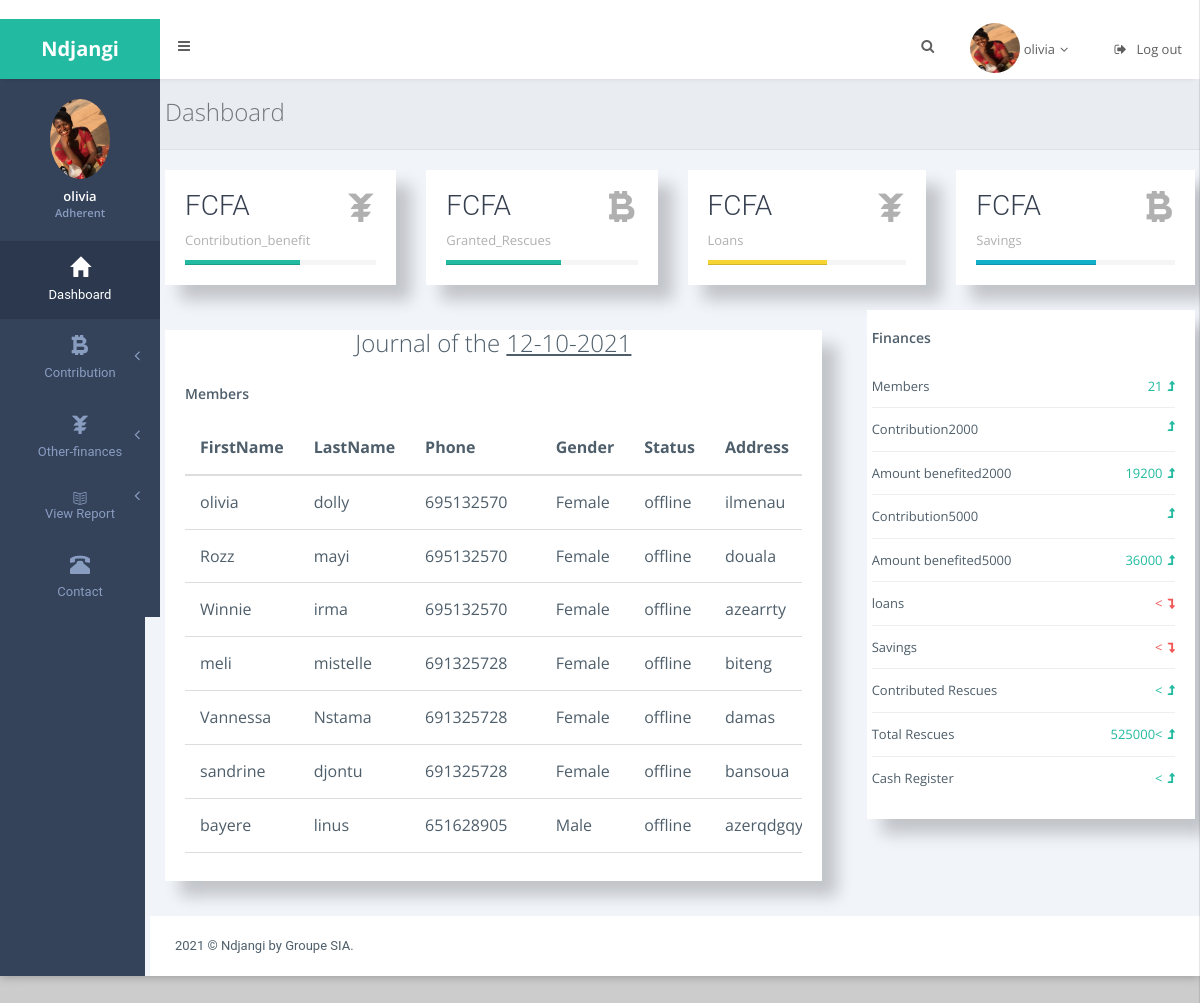
Screenshot of /index5.php (signed in) with the database file from the repository.
### tables this page shows
CREATE TABLE `member` (
  `lastname` varchar(30) DEFAULT NULL,
  `password` varchar(30) DEFAULT NULL,
  `DOB` date DEFAULT NULL,
  `Email` varchar(30) DEFAULT NULL,
  `gender` varchar(30) DEFAULT NULL,
  `contribution` varchar(30) DEFAULT NULL,
  `mstatus` varchar(30) DEFAULT NULL,
  `images` varchar(30) DEFAULT NULL,
  `address` varchar(30) DEFAULT NULL,
  `payment` varchar(30) DEFAULT NULL,
  `firstname` varchar(30) DEFAULT NULL,
  `fine` varchar(30) DEFAULT NULL,
  `paidfine` varchar(30) DEFAULT NULL,
  `benefit` varchar(30) DEFAULT NULL,
  `periodicity` date DEFAULT NULL,
  `Today` date DEFAULT curdate(),
  `avalist_name` varchar(30) DEFAULT NULL,
  `phone` varchar(30) DEFAULT NULL,
  `code` int(11) DEFAULT NULL,
  `member_id` int(11) NOT NULL,
  `status` varchar(30) DEFAULT NULL,
  `activeres` int(11) DEFAULT NULL
);

### index5.php (the view, shortened to what the rows shown need)
<?php
require "global2.php";
$mysqli = new mysqli('localhost', 'root', '', 'meetings') or die(mysqli_error($mysqli));
$result = $mysqli->query("SELECT  member_id,status, avalist_name, firstname,lastname,phone,gender,mstatus,address,Today FROM member") or die(mysqli_error($mysqli));
$result32 = $mysqli->query("SELECT count(beneficiary) as total FROM beneficiary ") or die(mysqli_error($mysqli));
?>
<!DOCTYPE html>
<html>
<head>
<link href="https://maxcdn.bootstrapcdn.com/bootstrap/3.3.7/css/bootstrap.min.css" rel="stylesheet">
<link href="load-more-button.css" rel="stylesheet">
<link href="assets/plugins/pace-master/themes/blue/pace-theme-flash.css" rel="stylesheet" />
<link href="assets/plugins/uniform/css/uniform.default.min.css" rel="stylesheet" />
<link href="assets/plugins/bootstrap/css/bootstrap.min.css" rel="stylesheet" type="text/css" />
<link href="assets/plugins/fontawesome/css/font-awesome.css" rel="stylesheet" type="text/css" />
<link href="assets/plugins/line-icons/simple-line-icons.css" rel="stylesheet" type="text/css" />
<link href="assets/plugins/offcanvasmenueffects/css/menu_cornerbox.css" rel="stylesheet" type="text/css" />
<link href="assets/plugins/waves/waves.min.css" rel="stylesheet" type="text/css" />
<link href="assets/plugins/switchery/switchery.min.css" rel="stylesheet" type="text/css" />
<link href="assets/plugins/3d-bold-navigation/css/style.css" rel="stylesheet" type="text/css" />
<link href="assets/plugins/slidepushmenus/css/component.css" rel="stylesheet" type="text/css" />
<link href="assets/plugins/weather-icons-master/css/weather-icons.min.css" rel="stylesheet" type="text/css" />
<link href="assets/plugins/metrojs/MetroJs.min.css" rel="stylesheet" type="text/css" />
<link href="assets/plugins/toastr/toastr.min.css" rel="stylesheet" type="text/css" />
<link href="assets/css/modern.min.css" rel="stylesheet" type="text/css" />
<link href="assets/css/themes/green.css" class="theme-color" rel="stylesheet" type="text/css" />
<link href="assets/css/custom.css" rel="stylesheet" type="text/css" />
</head>
<body class="page-header-fixed">
<main class="page-content content-wrap">
    <div class="page-inner">
        <?php while ($row = $result32->fetch_assoc()) : ?>
            <div id="main-wrapper">
                <div class="row">
                <?php endwhile; ?>
                <div>
                <div class="row">
                    <div class="col-lg-8">
                        <div class="col-lg-12 col-md-12">
                            <div class="panel panel-white">
                                <center>
                                <?php
                                $today = date("d-m-Y");
                                echo "<h2>Journal of the <u>" . $today . "</u></h2>";
                                ?>
                                </center>
                                <div class="panel-body">
                                    <div class="table-responsive project-stats">
                                        <table class="table">
                                            <thead>
                                                <tr>
                                                    <th>FirstName</th>
                                                    <th>LastName</th>
                                                    <th>Phone</th>
                                                    <th>Gender</th>
                                                    <th>Status</th>
                                                    <th>Address</th>
                                                </tr>
                                            </thead>
                                            <tbody>
                                                <?php
                                                while ($row = $result->fetch_assoc()) :
                                                ?>
                                                    <tr>
                                                        <td><?php echo $row['firstname'] ?></td>
                                                        <td><?php echo $row['lastname'] ?></td>
                                                        <td><?php echo $row['phone'] ?></td>
                                                        <td><?php echo $row['gender'] ?></td>
                                                        <td><?php echo $row['status'] ?></td>
                                                        <td><?php echo $row['address'] ?></td>
                                                    </tr>
                                                <?php endwhile; ?>
                                            </tbody>
                                        </table>
                                    </div>
                                </div>
                            </div>
                        </div>
                    </div>
                </div>
                </div>
                </div>
</main>
</body>
</html>

### rows the page displays
member: firstname "olivia", lastname "dolly", phone "695132570", gender "Female", status "offline", address "ilmenau"
member: firstname "Rozz", lastname "mayi", phone "695132570", gender "Female", status "offline", address "douala"
member: firstname "Winnie", lastname "irma", phone "695132570", gender "Female", status "offline", address "azearrty"
member: firstname "meli", lastname "mistelle", phone "691325728", gender "Female", status "offline", address "biteng"
member: firstname "Vannessa", lastname "Nstama", phone "691325728", gender "Female", status "offline", address "damas"
member: firstname "sandrine", lastname "djontu", phone "691325728", gender "Female", status "offline", address "bansoua"
member: firstname "bayere", lastname "linus", phone "651628905", gender "Male", status "offline", address "azerqdgqy"

### other values shown
$_SESSION['username'] "olivia"
$row['total'] "21"
$row['dolp'] "19200"
$row['dolp'] "36000"
$row['totalres'] "525000"
